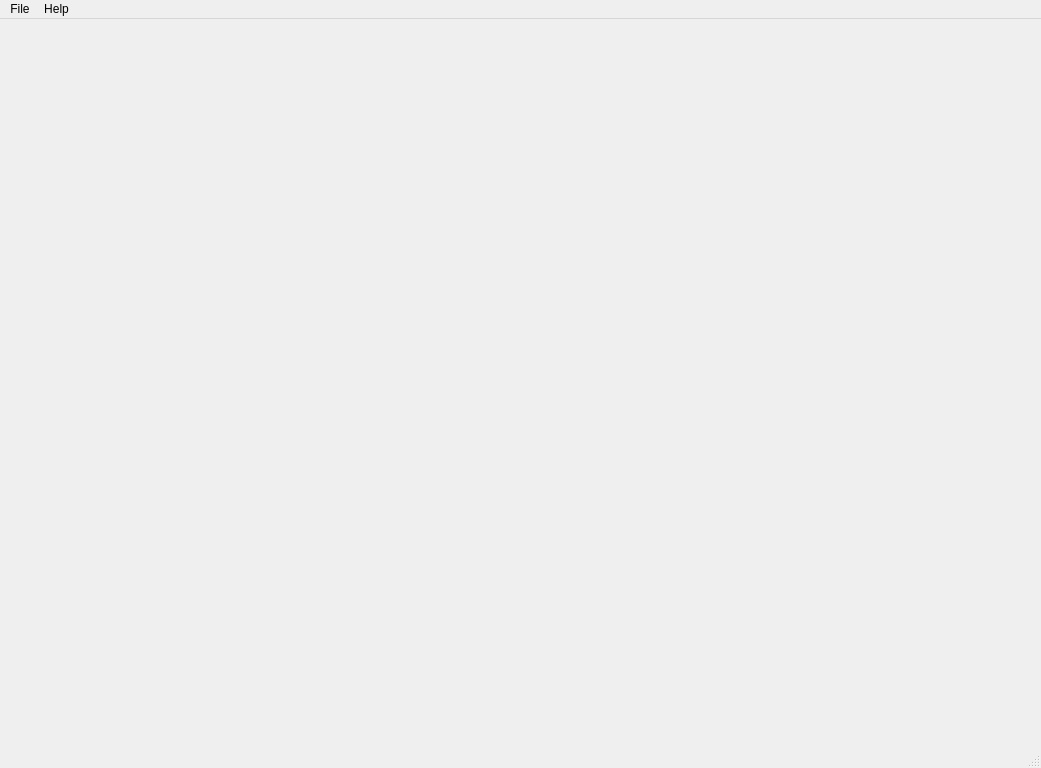
<?xml version="1.0" encoding="UTF-8"?>
<ui version="4.0">
 <class>MainWindow</class>
 <widget class="QMainWindow" name="MainWindow">
  <property name="geometry">
   <rect>
    <x>0</x>
    <y>0</y>
    <width>1041</width>
    <height>768</height>
   </rect>
  </property>
  <property name="windowTitle">
   <string>MainWindow</string>
  </property>
  <widget class="QWidget" name="centralwidget">
   <layout class="QVBoxLayout" name="verticalLayout">
    <item>
     <widget class="QWidget" name="widget" native="true">
      <property name="sizePolicy">
       <sizepolicy hsizetype="Expanding" vsizetype="Expanding">
        <horstretch>0</horstretch>
        <verstretch>0</verstretch>
       </sizepolicy>
      </property>
      <layout class="QVBoxLayout" name="verticalLayout_2">
       <item>
        <widget class="QWidget" name="header" native="true">
         <property name="minimumSize">
          <size>
           <width>800</width>
           <height>100</height>
          </size>
         </property>
         <layout class="QHBoxLayout" name="horizontalLayout">
          <item>
           <widget class="QWidget" name="toolbar" native="true"/>
          </item>
         </layout>
        </widget>
       </item>
       <item>
        <widget class="QWidget" name="body" native="true">
         <property name="sizePolicy">
          <sizepolicy hsizetype="Expanding" vsizetype="Expanding">
           <horstretch>0</horstretch>
           <verstretch>0</verstretch>
          </sizepolicy>
         </property>
         <property name="minimumSize">
          <size>
           <width>800</width>
           <height>100</height>
          </size>
         </property>
         <widget class="QWidget" name="leftside" native="true">
          <property name="geometry">
           <rect>
            <x>20</x>
            <y>10</y>
            <width>221</width>
            <height>431</height>
           </rect>
          </property>
          <widget class="QWidget" name="projectpanel" native="true">
           <property name="geometry">
            <rect>
             <x>10</x>
             <y>20</y>
             <width>191</width>
             <height>231</height>
            </rect>
           </property>
          </widget>
          <widget class="QWidget" name="propertypanel" native="true">
           <property name="geometry">
            <rect>
             <x>10</x>
             <y>260</y>
             <width>191</width>
             <height>151</height>
            </rect>
           </property>
          </widget>
         </widget>
         <widget class="QWidget" name="viewerpanel" native="true">
          <property name="geometry">
           <rect>
            <x>270</x>
            <y>10</y>
            <width>471</width>
            <height>431</height>
           </rect>
          </property>
         </widget>
         <widget class="QWidget" name="rightside" native="true">
          <property name="geometry">
           <rect>
            <x>750</x>
            <y>10</y>
            <width>201</width>
            <height>431</height>
           </rect>
          </property>
         </widget>
        </widget>
       </item>
       <item>
        <widget class="QWidget" name="footer" native="true">
         <property name="sizePolicy">
          <sizepolicy hsizetype="Expanding" vsizetype="Expanding">
           <horstretch>0</horstretch>
           <verstretch>0</verstretch>
          </sizepolicy>
         </property>
         <property name="minimumSize">
          <size>
           <width>800</width>
           <height>100</height>
          </size>
         </property>
        </widget>
       </item>
      </layout>
     </widget>
    </item>
   </layout>
  </widget>
  <widget class="QMenuBar" name="menubar">
   <property name="geometry">
    <rect>
     <x>0</x>
     <y>0</y>
     <width>1041</width>
     <height>22</height>
    </rect>
   </property>
   <widget class="QMenu" name="menuFile">
    <property name="title">
     <string>File</string>
    </property>
   </widget>
   <widget class="QMenu" name="menuHelp">
    <property name="title">
     <string>Help</string>
    </property>
   </widget>
   <addaction name="menuFile"/>
   <addaction name="menuHelp"/>
  </widget>
  <widget class="QStatusBar" name="statusbar"/>
 </widget>
 <resources/>
 <connections/>
</ui>
